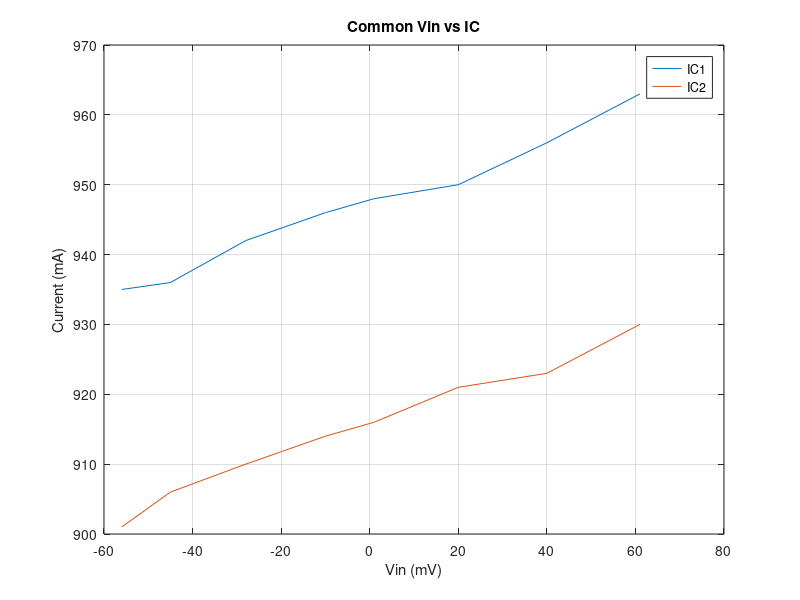

MATLAB code to generate this figure:
v1 = [61	40	20	1	-10	-28	-45	-56];
v2 = [61	40	20	1	-10	-28	-45	-56];

ic1 = [963	956	950	948	946	942	936	935];
ic2 = [930	923	921	916	914	910	906	901];

plot(v1,ic1);
hold on;
plot(v2,ic2);
grid on;

legend('IC1', 'IC2');
xlabel('Vin (mV)');
ylabel('Current (mA)');
title('Common Vin vs IC'); 